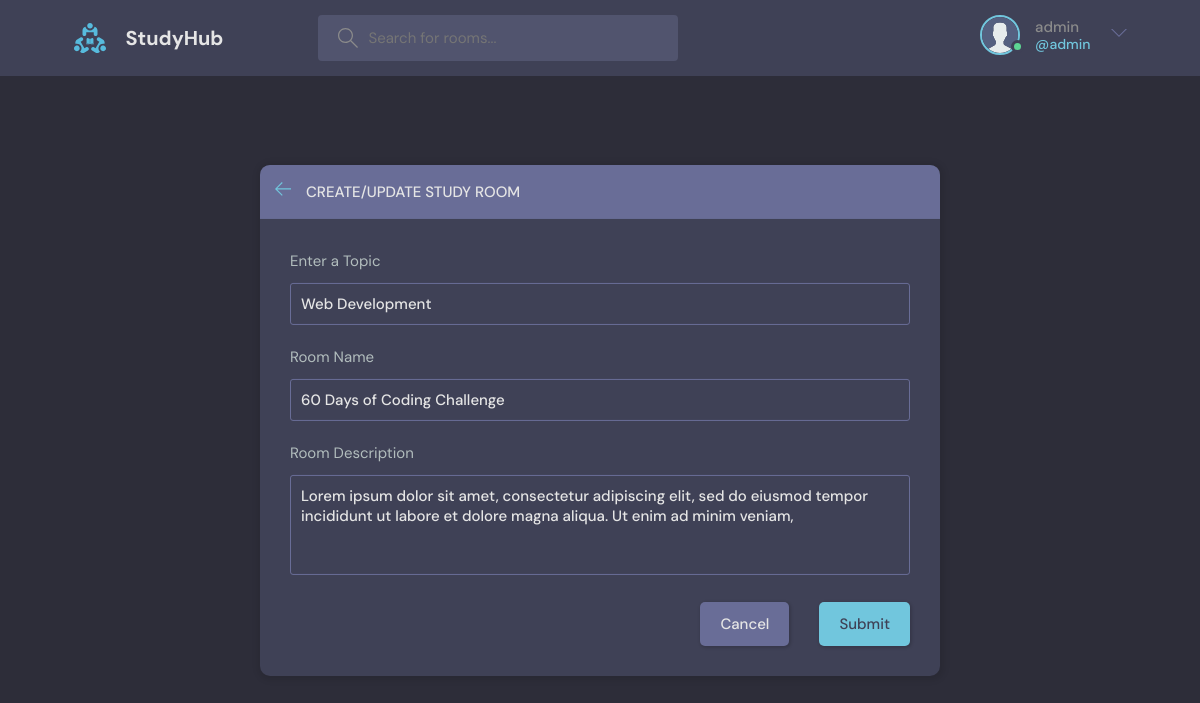
Screenshot of /update-room/1/ (signed in) with the database file from the repository.
### base/models.py (models this page shows, shortened)
class Room(models.Model):
    host = models.ForeignKey(User, on_delete=models.SET_NULL, null=True)
    topic = models.ForeignKey(Topic, on_delete=models.SET_NULL, null=True)
    name = models.CharField(max_length=200)
    description = models.TextField(null=True, blank=True)
    participants = models.ManyToManyField(User, related_name='participants', blank=True)
    updated = models.DateTimeField(auto_now=True)
    created = models.DateTimeField(auto_now_add=True)
    class Meta:
        ordering = ['-updated', '-created']

class Topic(models.Model):
    name = models.CharField(max_length=200)

### base/views.py (the view, shortened to what this page needs)
# urls.py: path("update-room/<str:pk>/", views.update_room, name="update-room"),
@login_required(login_url='login')
def update_room(request,pk):
    room = Room.objects.get(id=pk)
    form = RoomForm(instance=room)
    topics = Topic.objects.all()
    if request.user != room.host:
        return HttpResponse('You are not allowed here!')
    context = {"form": form, "topics": topics, "room": room}
    return render(request, 'base/room_form.html', context)

### base/forms.py
class RoomForm(ModelForm):
    class Meta:
        model = Room
        fields = '__all__'
        exclude = ['host', 'participants']

### base/templates/base/room_form.html (shortened to what this page needs)
{% extends 'main.html' %}
{% block content %}
<main class="create-room layout">
  <div class="container">
    <div class="layout__box">
      <div class="layout__boxHeader">
        <div class="layout__boxTitle">
          <a href="{% url 'home' %}">
            <svg version="1.1" xmlns="http://www.w3.org/2000/svg" width="32" height="32" viewBox="0 0 32 32">
              <title>arrow-left</title>
              <path
                d="M13.723 2.286l-13.723 13.714 13.719 13.714 1.616-1.611-10.96-10.96h27.625v-2.286h-27.625l10.965-10.965-1.616-1.607z">
              </path>
            </svg>
          </a>
          <h3>Create/Update Study Room</h3>
        </div>
      </div>
      <div class="layout__body">
        <form class="form" action="#" method="POST">
          <div class="form__group">
            <label for="room_topic">Enter a Topic</label>
            <input type="text" value="{{room.topic.name}}" name="topic" list="topic-list"/>
          </div>
          <div class="form__group">
            <label for="room_name">Room Name</label>
            {{form.name}}
          </div>
          <div class="form__group">
            <label for="room_description">Room Description</label>
            {{form.description}}
          </div>
          <div class="form__action">
            <a class="btn btn--dark" href="index.html">Cancel</a>
            <button class="btn btn--main" type="submit">Submit</button>
          </div>
        </form>
      </div>
    </div>
  </div>
</main>
{% endblock content %}

### templates/navbar.html (shortened to what this page needs)
{% load static %}
<header class="header header--loggedIn">
    <div class="container">
        <a href="{% url 'home' %}" class="header__logo">
            <img src="{% static 'images/logo.svg' %}" />
            <h1>StudyHub</h1>
        </a>
        <form class="header__search" method="GET" action="{% url 'home' %}">
            <label>
                <input name="q" placeholder="Search for rooms..." />
            </label>
        </form>
        <nav class="header__menu">
            {% if request.user.is_authenticated %}
            <div class="header__user">
                <a href="{% url 'update-user' %}">
                    <div class="avatar avatar--medium active">
                        <img src="{% static 'images/avatar.svg' %}" />
                    </div>
                    <p>{{request.user.username}} <span>@{{request.user.username}}</span></p>
                </a>
                <button class="dropdown-button">
                    <svg version="1.1" xmlns="http://www.w3.org/2000/svg" width="32" height="32" viewBox="0 0 32 32">
                        <title>chevron-down</title>
                        <path d="M16 21l-13-13h-3l16 16 16-16h-3l-13 13z"></path>
                    </svg>
                </button>
            </div>
            {% else %}
            <a href="{% url 'login' %}">
                <img src="{% static 'images/avatar.svg' %}" />
                <p>Login</p>
            </a>
            {% endif %}
        </nav>
    </div>
</header>

### rows the page displays
Room: topic "Web Development", name "60 Days of Coding Challenge", description "Lorem ipsum dolor sit amet, consectetur adipiscing elit, sed do eiusmod tempor incididunt ut labore et dolore magna aliqua. Ut enim ad minim veniam,"

### other values shown
{{ request.user.username }} "admin"
